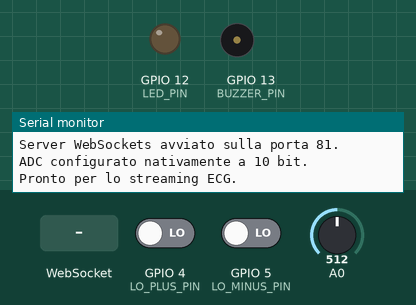
This sketch was run on a simulated ESP8266 (Wemos D1 mini). Shown: output pins drawn as LEDs (lit = HIGH), buzzer (waves = sounding), the last lines printed to the serial monitor. Inputs (shaded band) come from the test bench; at power-on: A0 = 512, GPIO 4 (LO_PLUS_PIN) LOW, GPIO 5 (LO_MINUS_PIN) LOW.

Above: at 1.2 s.
1.3 s: A0 set to 750
2.8 s: A0 set to 773
At 3.9 s:
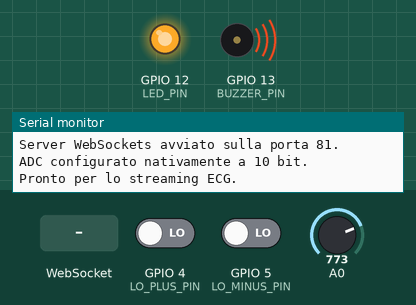
4.3 s: A0 set to 716
At 5.5 s:
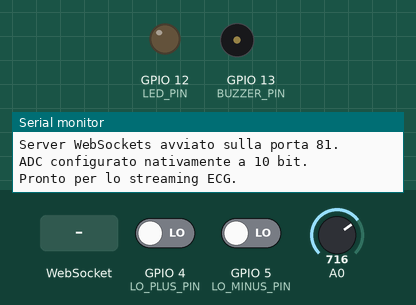
5.8 s: A0 set to 770
At 6.2 s:
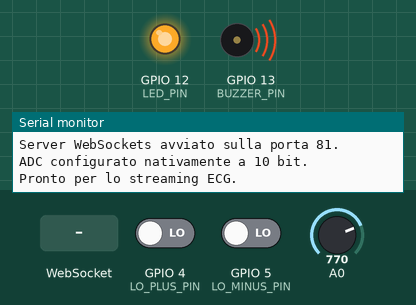
7.3 s: WebSocket text "5" received
8.8 s: A0 set to 511
At 9.9 s:
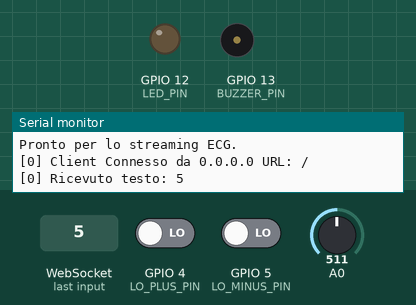
Timing chart, 0 to 11.3 s (numbered marks = the images above; inputs shaded):
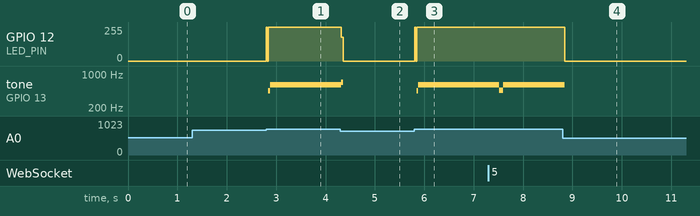

The sketch:

ECG_muscole_ESP8266.ino
```cpp
#include <ESP8266WiFi.h>
#include <ESP8266WebServer.h>
#include <WebSocketsServer.h> // Libreria WebSockets di Markus Sattler
#include <ArduinoJson.h>      // Libreria per la gestione di JSON (installala!)

// --- Configurazione Wi-Fi Access Point ---
const char *ssid = "ECG_Monitor";     // Nome della rete Wi-Fi che l'ESP creerà
const char *password = "password123"; // Password della rete (puoi lasciarla vuota: const char *password = ""; per nessuna password)

// --- Inizializzazione dei Server ---
ESP8266WebServer server(80);         // Server HTTP sulla porta 80
WebSocketsServer webSocket = WebSocketsServer(81); // Server WebSockets sulla porta 81

// --- Configurazione Pin Lead-Off Detection (AD8232) ---
// Collega LO+ del AD8232 a D2 (GPIO4) e LO- a D1 (GPIO5) sul tuo NodeMCU/Wemos.
// Verifica la tua board per i pin GPIO effettivi associati a D1, D2, ecc.
// L'AD8232 invia HIGH quando il lead è scollegato, LOW quando è connesso.
// Se il tuo modulo ha logica invertita, potresti dover invertire i 0/1 nel JS.
const int LO_PLUS_PIN = 4;  // Esempio: pin D2 (GPIO4) collegato a LO+ del AD8232
const int LO_MINUS_PIN = 5; // Esempio: pin D1 (GPIO5) collegato a LO- del AD8232

// Pin del LED aggiuntivo da utilizzare per segnalazioni di errori o stato di funzionamento (GPIO12)
const int LED_PIN = 12;

// Pin del BUZZER da utilizzare per allarmi (GPIO13)
const int BUZZER_PIN = 13;


// --- Pagina HTML da servire al Browser ---
// Contiene HTML, CSS e JavaScript per la visualizzazione e le funzionalità
const char* htmlPage = R"rawliteral(

<!DOCTYPE html>
<html>
<head>
    <title>EMG Muscolare Differenziale</title>
    <meta name="viewport" content="width=device-width, initial-scale=1">
    <style>
        body { font-family: Arial, sans-serif; text-align: center; margin-top: 50px; }
        /* Il canvas non è più necessario ma manteniamo lo stile per consistenza, nascondendolo o rimuovendolo */
        canvas { display: none; }
        h1 { color: #333; }
        p { font-size: 1.2em; color: #555; }
        /* Stile per i parametri di controllo */
        .control-params {
            margin-top: 20px;
            background-color: #eee;
            padding: 15px;
            border-radius: 8px;
            display: inline-block;
            text-align: left;
        }
        .control-params label {
            display: block;
            margin-top: 10px;
            font-weight: bold;
        }
        .control-params input[type="number"] {
            width: 80px;
            padding: 5px;
            border-radius: 4px;
            border: 1px solid #ccc;
        }
        /* Stile per gli indicatori */
        .indicator-container {
            margin-top: 30px;
            margin-bottom: 30px;
            display: flex;
            justify-content: center;
            gap: 40px;
            align-items: center;
        }
        .indicator-group {
            text-align: center;
        }
        .indicator-label {
            font-size: 1.5em;
            font-weight: bold;
            color: #333;
            margin-bottom: 10px;
        }
        .indicator {
            width: 40px;
            height: 40px;
            border-radius: 50%;
            background-color: gray; /* Spento */
            border: 3px solid #333;
            box-shadow: 0 0 10px rgba(0, 0, 0, 0.2);
            transition: background-color 0.1s;
        }
        .indicator.active-muscle-1 {
            background-color: #2196F3; /* Blu per Muscolo 1 */
            box-shadow: 0 0 20px #2196F3, 0 0 30px #2196F3;
        }
        .indicator.active-muscle-2 {
            background-color: #FFC107; /* Giallo/Arancio per Muscolo 2 */
            box-shadow: 0 0 20px #FFC107, 0 0 30px #FFC107;
        }
    </style>
</head>
<body>
    <h1>Muscle Activations</h1>

    <div class="indicator-container">
        <div class="indicator-group">
            <div class="indicator-label">MUSCLE 1</div>
            <div id="muscle1Indicator" class="indicator"></div>
        </div>
        <div class="indicator-group">
            <div class="indicator-label">MUSCLE 2</div>
            <div id="muscle2Indicator" class="indicator"></div>
        </div>
    </div>

    <p>DATA: ROW: <span id="currentActivityValue">--</span></p>
    <p>DATA: Filtered: <span id="currentNormalizedValue">--</span></p>

    <div class="control-params">
        <h3>Sensibility</h3>

        <label for="activationThreshold">Treshold (0-512):</label>
        <input type="number" id="activationThreshold" value="50" min="1" max="512">

        <label for="sensitivityFactor">Amplification:</label>
        <input type="number" id="sensitivityFactor" value="1.0" min="0.1" step="0.1">
    </div>

    <canvas id="ecgCanvas" width="1" height="1"></canvas>

    <script>
        var ws;
        var adcMidPoint = 512; // Punto medio per un ADC a 10 bit (0-1023)

        // --- Elementi UI ---
        var muscle1Indicator = document.getElementById('muscle1Indicator');
        var muscle2Indicator = document.getElementById('muscle2Indicator');
        var thresholdInput = document.getElementById('activationThreshold');
        var sensitivityInput = document.getElementById('sensitivityFactor');

        // --- Parametri di Controllo ---
        var threshold = parseFloat(thresholdInput.value);
        var sensitivity = parseFloat(sensitivityInput.value);

        // Event Listeners per i cambiamenti dei valori
        thresholdInput.addEventListener('change', function() {
            threshold = parseFloat(this.value);
            console.log('Soglia aggiornata:', threshold);
        });
        sensitivityInput.addEventListener('change', function() {
            sensitivity = parseFloat(this.value);
            console.log('Sensibilità aggiornata:', sensitivity);
        });

        // --- Funzione Principale di Attivazione Muscolare ---
        function checkMuscleActivation(rawValue) {
            // 1. Calcola lo scostamento dal punto medio (segnala quale muscolo è attivo)
            // Se rawValue > 512, lo scostamento è positivo (Muscolo 1, es. Flessore)
            // Se rawValue < 512, lo scostamento è negativo (Muscolo 2, es. Estensore)
            var deviation = rawValue - adcMidPoint;

            // 2. Calcola l'intensità (attività) in valore assoluto
            var absoluteActivity = Math.abs(deviation);

            // 3. Applica il fattore di sensibilità (amplificazione)
            var normalizedActivity = absoluteActivity * sensitivity;

            // 4. Aggiorna i valori visualizzati
            document.getElementById('currentActivityValue').innerText = deviation.toFixed(0);
            document.getElementById('currentNormalizedValue').innerText = normalizedActivity.toFixed(0);

            // 5. Logica di Attivazione
            if (normalizedActivity > threshold) {
                // L'attività è abbastanza forte
                if (deviation > 0) {
                    // Muscolo 1 è dominante (scostamento positivo)
                    muscle1Indicator.classList.add('active-muscle-1');
                    muscle2Indicator.classList.remove('active-muscle-2');
                    console.log("Muscolo 1 ATTIVO (Flessione)");
                } else {
                    // Muscolo 2 è dominante (scostamento negativo)
                    muscle2Indicator.classList.add('active-muscle-2');
                    muscle1Indicator.classList.remove('active-muscle-1');
                    console.log("Muscolo 2 ATTIVO (Estensione)");
                }
            } else {
                // Nessuna attività sufficiente
                muscle1Indicator.classList.remove('active-muscle-1');
                muscle2Indicator.classList.remove('active-muscle-2');
            }
        }

        // --- Funzione per Connettersi al WebSocket ---
        function connectWebSocket() {
            ws = new WebSocket('ws://' + location.hostname + ':81/');

            ws.onopen = function() {
                console.log('WebSocket Connesso!');
            };

            ws.onmessage = function(event) {
                // Assumiamo che l'ESP8266 invii ancora un JSON con il valore ADC
                try {
                    var dataPacket = JSON.parse(event.data);
                    var rawValue = dataPacket.ecg; // Riusiamo la chiave 'ecg' ma ora rappresenta l'EMG

                    if (!isNaN(rawValue)) {
                        checkMuscleActivation(rawValue);
                    }
                } catch (e) {
                    console.error("Errore nel parsing JSON o dati non validi:", e, event.data);
                }
            };

            ws.onclose = function() {
                console.log('WebSocket Disconnesso, tento di riconnettermi...');
                // Spegne le spie in caso di disconnessione
                muscle1Indicator.classList.remove('active-muscle-1');
                muscle2Indicator.classList.remove('active-muscle-2');
                setTimeout(connectWebSocket, 3000); // Tenta di riconnettersi dopo 3 secondi
            };

            ws.onerror = function(error) {
                console.error('Errore WebSocket:', error);
            };
        }

        // --- Inizializzazione all'apertura della Pagina ---
        window.onload = function() {
            connectWebSocket(); // Avvia la connessione WebSocket
        };
    </script>
</body>
</html>

)rawliteral";

// --- Gestore Eventi WebSockets ---
void webSocketEvent(uint8_t num, WStype_t type, uint8_t * payload, size_t length) {
  switch(type) {
    case WStype_DISCONNECTED:
      Serial.printf("[%u] Client Disconnesso!\n", num);
      break;
    case WStype_CONNECTED: {
      IPAddress ip = webSocket.remoteIP(num);
      Serial.printf("[%u] Client Connesso da %d.%d.%d.%d URL: %s\n", num, ip[0], ip[1], ip[2], ip[3], payload);
      webSocket.sendTXT(num, "Benvenuto al monitor ECG!"); // Invia un messaggio di benvenuto al nuovo client
    }
    break;
    case WStype_TEXT:
      Serial.printf("[%u] Ricevuto testo: %s\n", num, payload);
      // Puoi aggiungere logica qui se il browser invia comandi all'ESP
      break;
    case WStype_BIN:
    case WStype_PING:
    case WStype_PONG:
    case WStype_ERROR:
      // Ignora questi tipi di messaggi per questo progetto
      break;
  }
}

// --- Funzione di Setup (Eseguita una sola volta all'avvio dell'ESP) ---
void setup() {
  Serial.begin(115200); // Inizializza la comunicazione seriale per il debug
  Serial.println("\n");
  Serial.println("Avvio ECG Monitor...");

  // Configura i pin per la Lead-Off Detection come input
  // L'AD8232 tipicamente ha uscite Lead-Off che sono HIGH (pull-up interno)
  // quando l'elettrodo è scollegato, e LOW quando è collegato.
  // Quindi, INPUT sarà sufficiente. Se hai problemi, prova INPUT_PULLUP.
  pinMode(LO_PLUS_PIN, INPUT);
  pinMode(LO_MINUS_PIN, INPUT);

  //Configurazione dei pin del LED e del BUZZER
  pinMode(LED_PIN, OUTPUT);
  pinMode(BUZZER_PIN, OUTPUT);
  //Impostazione del valore di default: il LED è attivo alto mentre il BUZZER è attivo basso
  digitalWrite(LED_PIN, LOW);
  digitalWrite(BUZZER_PIN, HIGH);


  // Configura l'ESP come Access Point Wi-Fi
  WiFi.softAP(ssid, password);
  Serial.print("Access Point \"");
  Serial.print(ssid);
  Serial.println("\" creato.");
  Serial.print("Indirizzo IP per la connessione: ");
  Serial.println(WiFi.softAPIP()); // Stampa l'IP dell'ESP (solitamente 192.168.4.1)

  // Configura il server HTTP per servire la pagina web
  server.on("/", HTTP_GET, []() {
    server.send(200, "text/html", htmlPage); // Invia la pagina HTML al browser
  });
  server.begin();
  Serial.println("Server HTTP avviato sulla porta 80.");

  // Avvia il server WebSockets e registra la funzione di callback per gli eventi
  webSocket.begin();
  webSocket.onEvent(webSocketEvent);
  Serial.println("Server WebSockets avviato sulla porta 81.");

  // Inizializza il pin analogico A0
  // La risoluzione ADC è nativamente a 10 bit sull'ESP8266, quindi analogRead() fornirà valori 0-1023.
  Serial.println("ADC configurato nativamente a 10 bit.");
  Serial.println("Pronto per lo streaming ECG.");
}

int ecgValue;

// --- Funzione Loop (Eseguita continuamente dopo il setup) ---
void loop() {
  // Gestisce le richieste del server HTTP (per servire la pagina web)
  server.handleClient();
  // Gestisce gli eventi del server WebSockets (nuove connessioni, messaggi, ecc.)
  webSocket.loop();


  // Legge lo stato dei pin di Lead-Off Detection
  // L'AD8232 tipicamente invia HIGH (1) quando il lead è scollegato (problema),
  // e LOW (0) quando è collegato (OK).
  int loPlusStatus = digitalRead(LO_PLUS_PIN);
  int loMinusStatus = digitalRead(LO_MINUS_PIN);
int temp_ECG[9];
digitalWrite(LED_PIN, LOW);
  int c1;
  int c2;
  int c3;
  for(c1=0;c1<5;c1++) temp_ECG[c1] = 0;
  for(c1=0;c1<5;c1++)
  {
    ecgValue = analogRead(A0);
    digitalWrite(BUZZER_PIN, HIGH);
    if(ecgValue>760){
      digitalWrite(BUZZER_PIN, LOW);
      digitalWrite(LED_PIN, HIGH);
    }
    for(c2=0;c2<5-1;c2++)
    {
      if(ecgValue>temp_ECG[c2])
      {
        for(c3=c2;c3<5-1;c3++)
        {
          temp_ECG[c3+1]=temp_ECG[c3];
        }
        temp_ECG[c2] = ecgValue;
        c2=1000;
      }
    }
  }
  ecgValue = temp_ECG[3];

delay(8);

  // Prepara un oggetto JSON con i dati ECG e gli stati di Lead-Off
  StaticJsonDocument<64> doc; // Dimensione adatta per un piccolo JSON (64 byte sono abbondanti)
  doc["ecg"] = (ecgValue-512)*2;
  doc["lo_plus"] = loPlusStatus;
  doc["lo_minus"] = loMinusStatus;

  // Serializza l'oggetto JSON in una stringa
  String jsonString;
  serializeJson(doc, jsonString);

  // Invia la stringa JSON a tutti i client WebSockets connessi
  webSocket.broadcastTXT(jsonString.c_str());


  // Legge il valore analogico dal pin A0 (uscita dell'AD8232)
  //int ecgValue = (analogRead(A0) + analogRead(A0))/2;
  /*int temp_ECG[9];


  digitalWrite(LED_PIN, LOW);
  int c1;
  int c2;
  int c3;
  for(c1=0;c1<9;c1++) temp_ECG[c1] = 0;
  for(c1=0;c1<9;c1++)
  {
    ecgValue = analogRead(A0);
    digitalWrite(BUZZER_PIN, HIGH);
    delay(1);
    if(ecgValue>760){
      digitalWrite(BUZZER_PIN, LOW);
      digitalWrite(LED_PIN, HIGH);
    }
    for(c2=0;c2<9-1;c2++)
    {
      if(ecgValue>temp_ECG[c2])
      {
        for(c3=c2;c3<9-1;c3++)
        {
          temp_ECG[c3+1]=temp_ECG[c3];
        }
        temp_ECG[c2] = ecgValue;
        c2=1000;
      }
    }
  }
  ecgValue = temp_ECG[5];
 */


 //Serial.println(ecgValue);
 delay(1);
}
```

Measured:
- the behaviour switches between 760 and 761 on A0 (found by bisection; images 0 and 1)
- after the input at 1.3 s, every drawn part: stays the same
- after the input at 2.8 s, GPIO 12 (LED_PIN): 0/255 → 252/255 at once; tone on GPIO 13 (BUZZER_PIN): silent → 450 Hz at once, → 606 Hz 0.04 s later
- after the input at 4.3 s, GPIO 12 (LED_PIN): 252/255 → 0/255 at once
- after the input at 5.8 s, GPIO 12 (LED_PIN): 0/255 → 252/255 at once; tone on GPIO 13 (BUZZER_PIN): silent → 450 Hz at once, → 606 Hz 0.04 s later
- after the input at 8.8 s, GPIO 12 (LED_PIN): 252/255 → 0/255 at once
